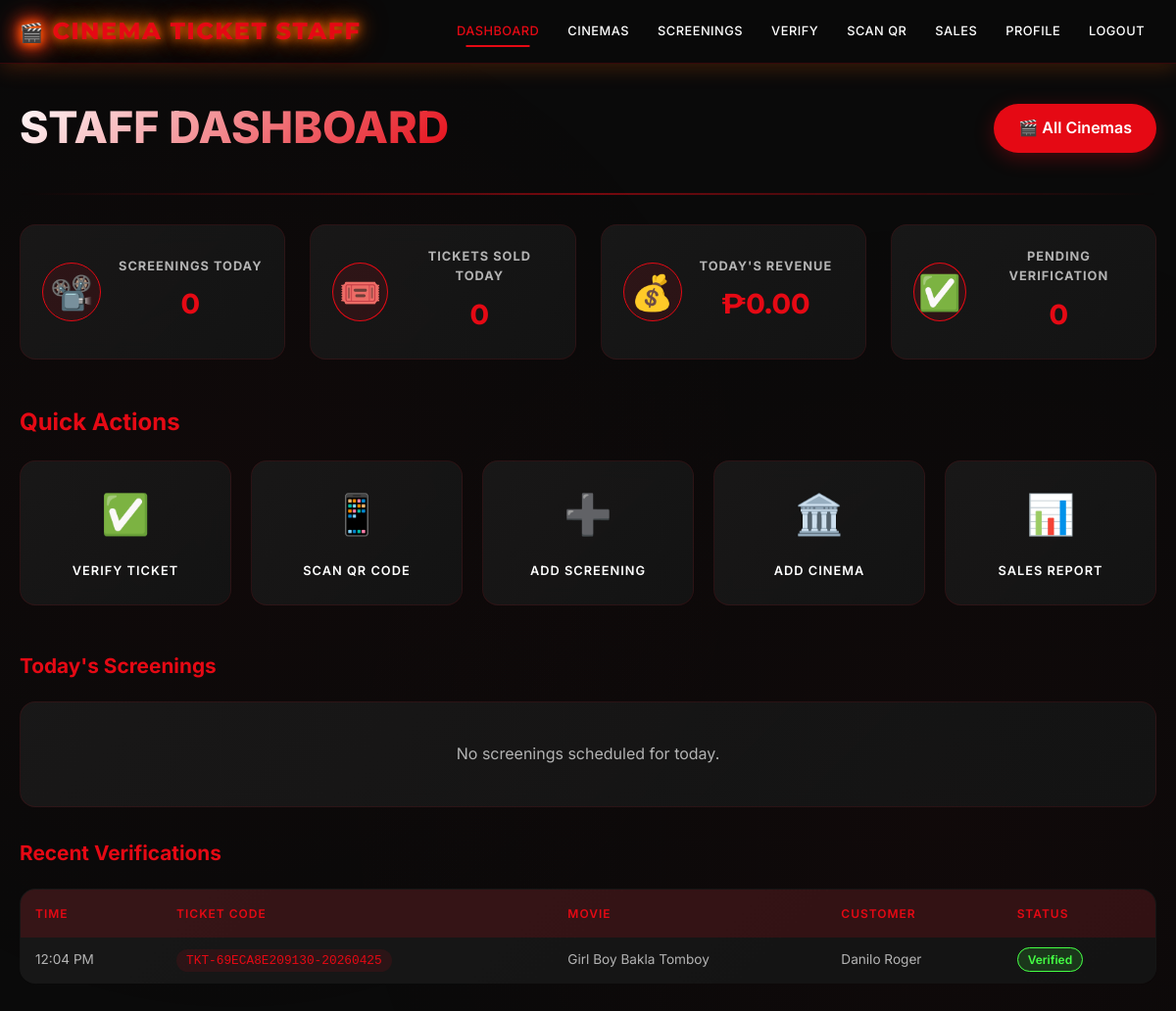
Page /staff/dashboard.php (signed in) on the committed database.
### tables this page shows
CREATE TABLE `tickets` (
  `id` int(11) NOT NULL,
  `ticket_code` varchar(50) NOT NULL,
  `user_id` int(11) NOT NULL,
  `screening_id` int(11) DEFAULT NULL,
  `online_schedule_id` int(11) DEFAULT NULL,
  `ticket_type` varchar(20) NOT NULL,
  `quantity` int(11) DEFAULT 1,
  `total_price` decimal(10,2) NOT NULL,
  `seat_numbers` text DEFAULT NULL,
  `status` varchar(20) DEFAULT 'pending',
  `purchase_date` timestamp NOT NULL DEFAULT current_timestamp(),
  `week_expiry` date DEFAULT NULL,
  `used_at` timestamp NULL DEFAULT NULL,
  `verified_by` int(11) DEFAULT NULL,
  `cancelled_at` timestamp NULL DEFAULT NULL,
  `cancelled_by` int(11) DEFAULT NULL
);

CREATE TABLE `movies` (
  `id` int(11) NOT NULL,
  `title` varchar(200) NOT NULL,
  `description` text DEFAULT NULL,
  `duration` int(11) DEFAULT 120,
  `rating` varchar(10) DEFAULT 'PG',
  `genre` varchar(100) DEFAULT NULL,
  `poster` varchar(255) DEFAULT NULL,
  `trailer_url` varchar(500) DEFAULT NULL,
  `streaming_url` varchar(500) DEFAULT NULL,
  `release_date` date DEFAULT NULL,
  `price` decimal(10,2) DEFAULT 12.50,
  `created_at` timestamp NOT NULL DEFAULT current_timestamp()
);

CREATE TABLE `users` (
  `id` int(11) NOT NULL,
  `username` varchar(50) NOT NULL,
  `email` varchar(100) NOT NULL,
  `password_hash` varchar(255) NOT NULL,
  `first_name` varchar(50) NOT NULL,
  `last_name` varchar(50) NOT NULL,
  `birthdate` date NOT NULL,
  `account_type` varchar(20) DEFAULT 'user',
  `gender` varchar(20) DEFAULT NULL,
  `country` varchar(50) DEFAULT NULL,
  `phone` varchar(20) DEFAULT NULL,
  `profile_pic` varchar(255) DEFAULT NULL,
  `theme_preference` varchar(20) DEFAULT 'dark',
  `is_active` tinyint(1) DEFAULT 1,
  `created_at` timestamp NOT NULL DEFAULT current_timestamp(),
  `last_login` timestamp NULL DEFAULT NULL
);

### includes/functions.php (called while the page is built, shortened)
<?php
function getDB() {
    static $pdo = null;
    if ($pdo === null) {
        try {
            $pdo = new PDO(
                "mysql:host=" . DB_HOST . ";dbname=" . DB_NAME . ";charset=utf8mb4",
                DB_USER,
                DB_PASS,
                [
                    PDO::ATTR_ERRMODE => PDO::ERRMODE_EXCEPTION,
                    PDO::ATTR_DEFAULT_FETCH_MODE => PDO::FETCH_ASSOC,
                    PDO::ATTR_EMULATE_PREPARES => false
                ]
            );
        } catch (PDOException $e) {
            if ($e->getCode() == 1049) {
                die("<h2>Database '" . DB_NAME . "' not found!</h2>
                     <p>Please check your database configuration.</p>");
            } else {
                die("Database error: " . $e->getMessage());
            }
        }
    }
    return $pdo;
}
function getCurrentUser() {
    $pdo = getDB();
    $stmt = $pdo->prepare("SELECT * FROM users WHERE id = ?");
    $stmt->execute([$_SESSION['user_id']]);
    $user = $stmt->fetch();
    return $user;
}
function getStaffCinema($staff_id) {
    $pdo = getDB();
    $stmt = $pdo->prepare("
        SELECT c.id, c.name, c.location, c.total_screens, c.seats_per_screen
        FROM staff_cinemas sc
        JOIN cinemas c ON sc.cinema_id = c.id
        WHERE sc.staff_id = ?
        LIMIT 1
    ");
    $stmt->execute([$staff_id]);
    return $stmt->fetch();
}
?>

### staff/dashboard.php (the view, shortened to what this page needs)
<?php
require_once '../includes/functions.php';
$pdo = getDB();
$user = getCurrentUser();
$today = date('Y-m-d');
$staff_cinema = getStaffCinema($user['id']);
$cinema_name = $staff_cinema ? $staff_cinema['name'] : 'All Cinemas';
$sql = "
    SELECT s.*, m.title, m.poster, m.duration, c.name as cinema_name,
           (SELECT COUNT(*) FROM tickets WHERE screening_id = s.id AND status IN ('paid', 'used')) as tickets_sold
    FROM screenings s
    JOIN movies m ON s.movie_id = m.id
    JOIN cinemas c ON s.cinema_id = c.id
    WHERE s.show_date = ?
";
$params = [$today];
$sql .= " ORDER BY s.show_time";
$stmt = $pdo->prepare($sql);
$stmt->execute($params);
$today_screenings = $stmt->fetchAll();
$sql = "
    SELECT
        COUNT(DISTINCT t.id) as tickets_sold,
        COALESCE(SUM(t.total_price), 0) as revenue,
        COUNT(DISTINCT s.id) as screenings_count
    FROM tickets t
    JOIN screenings s ON t.screening_id = s.id
    WHERE s.show_date = ? AND t.status = 'paid'
";
$params = [$today];
$stmt = $pdo->prepare($sql);
$stmt->execute($params);
$stats = $stmt->fetch();
$sql = "
    SELECT t.ticket_code, t.used_at, m.title, u.first_name, u.last_name
    FROM tickets t
    JOIN screenings s ON t.screening_id = s.id
    JOIN movies m ON s.movie_id = m.id
    JOIN users u ON t.user_id = u.id
    WHERE t.used_at IS NOT NULL
";
$params = [];
$sql .= " ORDER BY t.used_at DESC LIMIT 10";
$stmt = $pdo->prepare($sql);
$stmt->execute($params);
$recent_verifications = $stmt->fetchAll();
$sql = "
    SELECT COUNT(*) as pending
    FROM tickets t
    JOIN screenings s ON t.screening_id = s.id
    WHERE s.show_date = ? AND t.status = 'paid' AND t.used_at IS NULL
";
$params = [$today];
$stmt = $pdo->prepare($sql);
$stmt->execute($params);
$pending = $stmt->fetch();
$pending_verifications = $pending['pending'] ?? 0;
?>
<!DOCTYPE html>
<html lang="en">
<head>
    <link rel="stylesheet" href="../assets/css/style.css">
</head>
<body>
    <nav class="navbar">
        <div class="nav-container">
            <a href="../index.php" class="logo">CINEMA TICKET STAFF</a>
            <div class="nav-links">
                <a href="dashboard.php" class="active">Dashboard</a>
                <a href="cinemas.php">Cinemas</a>
                <a href="screenings.php">Screenings</a>
                <a href="verify.php">Verify</a>
                <a href="scan.php">Scan QR</a>
                <a href="sales.php">Sales</a>
                <a href="profile.php">Profile</a>
                <a href="../auth/logout.php">Logout</a>
            </div>
        </div>
    </nav>
    <main class="container">
        <div class="header-section">
            <h1>Staff Dashboard</h1>
            <div class="cinema-badge">
                🎬 <?php echo htmlspecialchars($cinema_name); ?>
            </div>
        </div>
        <div class="cinema-strip"></div>
        <div class="stats-grid">
            <div class="stat-card">
                <div class="stat-icon">📽️</div>
                <div class="stat-content">
                    <h3>Screenings Today</h3>
                    <div class="stat-number"><?php echo count($today_screenings); ?></div>
                </div>
            </div>
            <div class="stat-card">
                <div class="stat-icon">🎟️</div>
                <div class="stat-content">
                    <h3>Tickets Sold Today</h3>
                    <div class="stat-number"><?php echo $stats['tickets_sold'] ?? 0; ?></div>
                </div>
            </div>
            <div class="stat-card">
                <div class="stat-icon">💰</div>
                <div class="stat-content">
                    <h3>Today's Revenue</h3>
                    <div class="stat-number">₱<?php echo number_format($stats['revenue'] ?? 0, 2); ?></div>
                </div>
            </div>
            <div class="stat-card">
                <div class="stat-icon">✅</div>
                <div class="stat-content">
                    <h3>Pending Verification</h3>
                    <div class="stat-number"><?php echo $pending_verifications; ?></div>
                </div>
            </div>
        </div>
        <div class="quick-actions">
            <h2>Quick Actions</h2>
            <div class="actions-grid">
                <a href="verify.php" class="action-card"><span class="action-icon">✅</span><span>Verify Ticket</span></a>
                <a href="scan.php" class="action-card"><span class="action-icon">📱</span><span>Scan QR Code</span></a>
                <a href="screenings.php?action=add" class="action-card"><span class="action-icon">➕</span><span>Add Screening</span></a>
                <a href="cinemas.php?action=add" class="action-card"><span class="action-icon">🏛️</span><span>Add Cinema</span></a>
                <a href="sales.php" class="action-card"><span class="action-icon">📊</span><span>Sales Report</span></a>
            </div>
        </div>
        <h2 class="section-title">Today's Screenings</h2>
        <?php if (empty($today_screenings)): ?>
            <div class="empty-state">
                <p>No screenings scheduled for today.</p>
            </div>
        <?php endif; ?>
        <h2 class="section-title">Recent Verifications</h2>
        <table class="verifications-table">
            <thead>
                <tr>
                    <th>Time</th>
                    <th>Ticket Code</th>
                    <th>Movie</th>
                    <th>Customer</th>
                    <th>Status</th>
                </tr>
            </thead>
            <tbody>
                <?php foreach ($recent_verifications as $verification): ?>
                    <tr>
                        <td><?php echo date('h:i A', strtotime($verification['used_at'])); ?></td>
                        <td><code><?php echo htmlspecialchars($verification['ticket_code']); ?></code></td>
                        <td><?php echo htmlspecialchars($verification['title']); ?></td>
                        <td><?php echo htmlspecialchars($verification['first_name'] . ' ' . $verification['last_name']); ?></td>
                        <td><span class="badge-success">Verified</span></td>
                    </tr>
                <?php endforeach; ?>
            </tbody>
        </table>
    </main>
</body>
</html>

### assets/css/style.css (style rules this page uses)
:root { --bg-primary: #0a0a0a; --bg-secondary: #1a1a1a; --bg-card: #222222; --text-primary: #ffffff; --text-secondary: #e0e0e0; --orange-primary: #ff6b00; --orange-secondary: #ff4500; --orange-glow: 0 0 10px #ff6b00, 0 0 20px #ff6b00, 0 0 30px rgba(255, 107, 0, 0.5); --orange-border: 1px solid #ff6b00; --orange-box: 0 0 5px #ff6b00; --error-red: #ff4444; --success-green: #44ff44; --warning-yellow: #ffff44; --film-strip: repeating-linear-gradient(45deg, #ff6b00 0px, #ff6b00 5px, transparent 5px, transparent 10px); }
* { margin: 0; padding: 0; box-sizing: border-box; }
body { font-family: 'Montserrat', 'Segoe UI', Tahoma, Geneva, Verdana, sans-serif; background: var(--bg-primary); color: var(--text-primary); line-height: 1.6; min-height: 100vh; background-image: radial-gradient(circle at 10% 20%, rgba(255, 107, 0, 0.03) 0%, transparent 20%); }
.container { max-width: 1200px; margin: 0 auto; padding: 20px; }
.navbar { background: linear-gradient(135deg, #0a0a0a 0%, #1a1a1a 100%); border-bottom: 3px solid var(--orange-primary); padding: 1rem 0; position: sticky; top: 0; z-index: 1000; box-shadow: 0 5px 20px rgba(255, 107, 0, 0.2); }
.nav-container { max-width: 1200px; margin: 0 auto; display: flex; justify-content: space-between; align-items: center; padding: 0 20px; }
.logo { color: var(--orange-primary); font-size: 2rem; font-weight: 800; text-decoration: none; text-transform: uppercase; letter-spacing: 2px; text-shadow: var(--orange-glow); position: relative; }
.logo::before { content: "🎬"; margin-right: 10px; font-size: 1.8rem; }
.nav-links { display: flex; gap: 20px; align-items: center; }
.nav-links a { color: var(--text-primary); text-decoration: none; padding: 8px 16px; border-radius: 4px; transition: all 0.3s; font-weight: 500; text-transform: uppercase; font-size: 0.9rem; letter-spacing: 1px; position: relative; overflow: hidden; }
.nav-links a::before { content: ''; position: absolute; bottom: 0; left: -100%; width: 100%; height: 2px; background: var(--orange-primary); transition: left 0.3s; }
.stats-grid { display: grid; grid-template-columns: repeat(auto-fit, minmax(200px, 1fr)); gap: 20px; margin: 30px 0; }
.stat-card { background: linear-gradient(135deg, #1a1a1a 0%, #222 100%); border: 2px solid #333; border-radius: 8px; padding: 25px; text-align: center; transition: all 0.3s; position: relative; overflow: hidden; }
.stat-card::before { content: '🎬'; position: absolute; bottom: -10px; right: -10px; font-size: 4rem; opacity: 0.1; transform: rotate(-15deg); }
.cinema-strip { height: 20px; background: repeating-linear-gradient(90deg, var(--orange-primary) 0px, var(--orange-primary) 10px, transparent 10px, transparent 20px); margin: 30px 0; opacity: 0.3; }

### rows in the picture
tickets: used_at "12:04 PM", ticket_code "TKT-69ECA8E209130-20260425", movies.title "Girl Boy Bakla Tomboy", user.last_name "Danilo Roger"

### other values in the picture
$cinema_name "All Cinemas"
count($today_screenings) "0"
$stats['tickets_sold'] "0"
$stats['revenue'] "0.00"
$pending_verifications "0"
